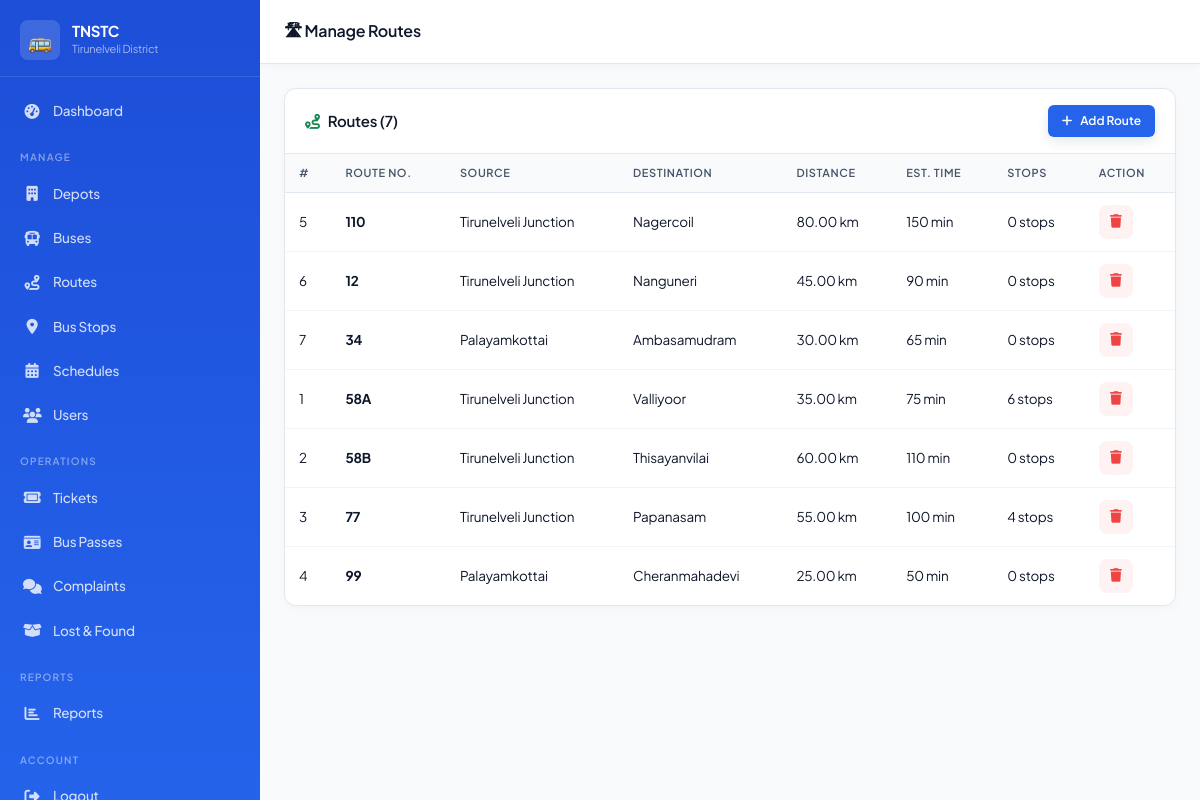
The page /admin/manage_routes.php (signed in) on the database its author committed.
### tables this page shows
CREATE TABLE IF NOT EXISTS `routes` (
  `route_id`       INT AUTO_INCREMENT PRIMARY KEY,
  `route_number`   VARCHAR(20)  NOT NULL,
  `source`         VARCHAR(120) NOT NULL,
  `destination`    VARCHAR(120) NOT NULL,
  `distance`       DECIMAL(8,2) NOT NULL COMMENT 'in km',
  `estimated_time` INT          NOT NULL COMMENT 'in minutes'
);

### admin/manage_routes.php (the view, shortened to what this page needs)
<?php
requireLogin('admin'); $db=getDB(); $flash=getFlash();
$routes=$db->query("SELECT r.*,(SELECT COUNT(*) FROM route_stops WHERE route_id=r.route_id) stop_count FROM routes r ORDER BY r.route_number")->fetchAll();
$pageTitle='Manage Routes'; include __DIR__.'/../includes/header.php';
?>
<div class="app-layout"><?php include __DIR__.'/../includes/sidebar_admin.php'; ?>
<div class="main-content">
  <div class="topbar"><button class="sidebar-toggle" id="sidebarToggle"><i class="fa fa-bars"></i></button><div class="topbar-title">🛣 Manage Routes</div></div>
  <div class="page-content">
    <div class="table-card">
      <div class="table-header"><h5><i class="fa fa-route me-2 text-success"></i>Routes (<?=count($routes)?>)</h5>
        <button class="btn-primary-custom btn-sm-custom" data-bs-toggle="modal" data-bs-target="#addModal"><i class="fa fa-plus"></i> Add Route</button></div>
      <div class="table-responsive"><table class="data-table">
        <thead><tr><th>#</th><th>Route No.</th><th>Source</th><th>Destination</th><th>Distance</th><th>Est. Time</th><th>Stops</th><th>Action</th></tr></thead>
        <tbody>
          <?php foreach($routes as $r): ?>
          <tr>
            <td><?=$r['route_id']?></td>
            <td><strong><?=htmlspecialchars($r['route_number'])?></strong></td>
            <td><?=htmlspecialchars($r['source'])?></td>
            <td><?=htmlspecialchars($r['destination'])?></td>
            <td><?=$r['distance']?> km</td>
            <td><?=$r['estimated_time']?> min</td>
            <td><?=$r['stop_count']?> stops</td>
            <td>
              <form method="POST" style="display:inline" onsubmit="return confirm('Delete route?')">
                <button type="submit" class="btn-icon delete"><i class="fa fa-trash"></i></button>
              </form>
            </td>
          </tr>
          <?php endforeach; ?>
        </tbody>
      </table></div>
    </div>
  </div>
</div></div>
<?php include __DIR__.'/../includes/footer.php'; ?>

### assets/css/tnstc.css (style rules this page uses)
:root { --primary: #2563eb; --primary-rgb: 37, 99, 235; --primary-dark: #1d4ed8; --primary-light: #eff6ff; --accent: #10b981; --accent-rgb: 16, 185, 129; --accent-dark: #059669; --danger: #ef4444; --warning: #f59e0b; --success: #10b981; --info: #06b6d4; --white: #ffffff; --gray-50: #f8fafc; --gray-100: #f1f5f9; --gray-200: #e2e8f0; --gray-400: #94a3b8; --gray-600: #475569; --gray-800: #0f172a; --dark: #020617; --sidebar-w: 260px; --topbar-h: 64px; --radius-xl: 24px; --radius-lg: 16px; --radius: 12px; --radius-sm: 8px; --shadow-sm: 0 2px 8px rgba(0,0,0,.03); --shadow: 0 12px 30px -10px rgba(0,0,0,.06); --shadow-lg: 0 24px 50px -15px rgba(0,0,0,.1); --transition-fast: 0.15s cubic-bezier(0.4, 0, 0.2, 1); --transition: 0.35s cubic-bezier(0.4, 0, 0.2, 1); }
*, *::before, *::after { box-sizing: border-box; margin: 0; padding: 0; }
html { scroll-behavior: smooth; }
body { font-family: 'Plus Jakarta Sans', 'Outfit', 'Inter', sans-serif; font-size: 14.5px; color: var(--gray-800); background: var(--gray-50); line-height: 1.65; letter-spacing: -0.015em; }
.app-layout { display: flex; min-height: 100vh; }
.main-content { margin-left: var(--sidebar-w); flex: 1; display: flex; flex-direction: column; min-height: 100vh; transition: margin var(--transition); }
.topbar { height: var(--topbar-h); background: var(--white); border-bottom: 1px solid var(--gray-200); display: flex; align-items: center; padding: 0 24px; gap: 16px; position: sticky; top: 0; z-index: 900; box-shadow: var(--shadow-sm); }
.topbar-title { font-size: 16px; font-weight: 600; flex: 1; }
.page-content { padding: 24px; flex: 1; }
.table-card { background: var(--white); border-radius: var(--radius); box-shadow: var(--shadow-sm); border: 1px solid var(--gray-200); overflow: hidden; }
.table-header { padding: 16px 20px; border-bottom: 1px solid var(--gray-200); display: flex; align-items: center; justify-content: space-between; gap: 12px; }
.table-header h5 { font-size: 15px; font-weight: 600; margin: 0; }
.table-responsive { overflow-x: auto; }
.data-table { width: 100%; border-collapse: collapse; }
.data-table thead th { background: var(--gray-50); padding: 10px 14px; text-align: left; font-size: 11px; font-weight: 600; letter-spacing: .6px; text-transform: uppercase; color: var(--gray-600); border-bottom: 1px solid var(--gray-200); white-space: nowrap; }
.data-table tbody td { padding: 12px 14px; border-bottom: 1px solid var(--gray-100); font-size: 13.5px; vertical-align: middle; }
.data-table tbody tr:last-child td { border-bottom: none; }
.btn-primary-custom { background: var(--primary); color: var(--white); border: none; padding: 10px 22px; border-radius: var(--radius-sm); font-size: 13.5px; font-weight: 600; cursor: pointer; display: inline-flex; align-items: center; gap: 8px; transition: background var(--transition), transform var(--transition-fast), box-shadow var(--transition-fast); box-shadow: 0 4px 12px rgba(20, 83, 45, 0.12); }
.btn-sm-custom { padding: 6px 14px; font-size: 12px; border-radius: 6px; }
.btn-icon { width: 34px; height: 34px; border-radius: 8px; border: none; display: inline-flex; align-items: center; justify-content: center; cursor: pointer; transition: all var(--transition-fast); }
.btn-icon.delete { background: #fef2f2; color: var(--danger); }

### rows shown on the page
routes: route_id "5", route_number "110", source "Tirunelveli Junction", destination "Nagercoil", distance "80.00", estimated_time "150", stop_count "0"
routes: route_id "6", route_number "12", source "Tirunelveli Junction", destination "Nanguneri", distance "45.00", estimated_time "90", stop_count "0"
routes: route_id "7", route_number "34", source "Palayamkottai", destination "Ambasamudram", distance "30.00", estimated_time "65", stop_count "0"
routes: route_id "1", route_number "58A", source "Tirunelveli Junction", destination "Valliyoor", distance "35.00", estimated_time "75", stop_count "6"
routes: route_id "2", route_number "58B", source "Tirunelveli Junction", destination "Thisayanvilai", distance "60.00", estimated_time "110", stop_count "0"
routes: route_id "3", route_number "77", source "Tirunelveli Junction", destination "Papanasam", distance "55.00", estimated_time "100", stop_count "4"
routes: route_id "4", route_number "99", source "Palayamkottai", destination "Cheranmahadevi", distance "25.00", estimated_time "50", stop_count "0"

### other values the page prints
$item['label'] "Dashboard"
$item "MANAGE"
$item['label'] "Depots"
$item['label'] "Buses"
$item['label'] "Routes"
$item['label'] "Bus Stops"
$item['label'] "Schedules"
$item['label'] "Users"
$item "OPERATIONS"
$item['label'] "Tickets"
$item['label'] "Bus Passes"
$item['label'] "Complaints"
$item['label'] "Lost & Found"
$item "REPORTS"
$item['label'] "Reports"
